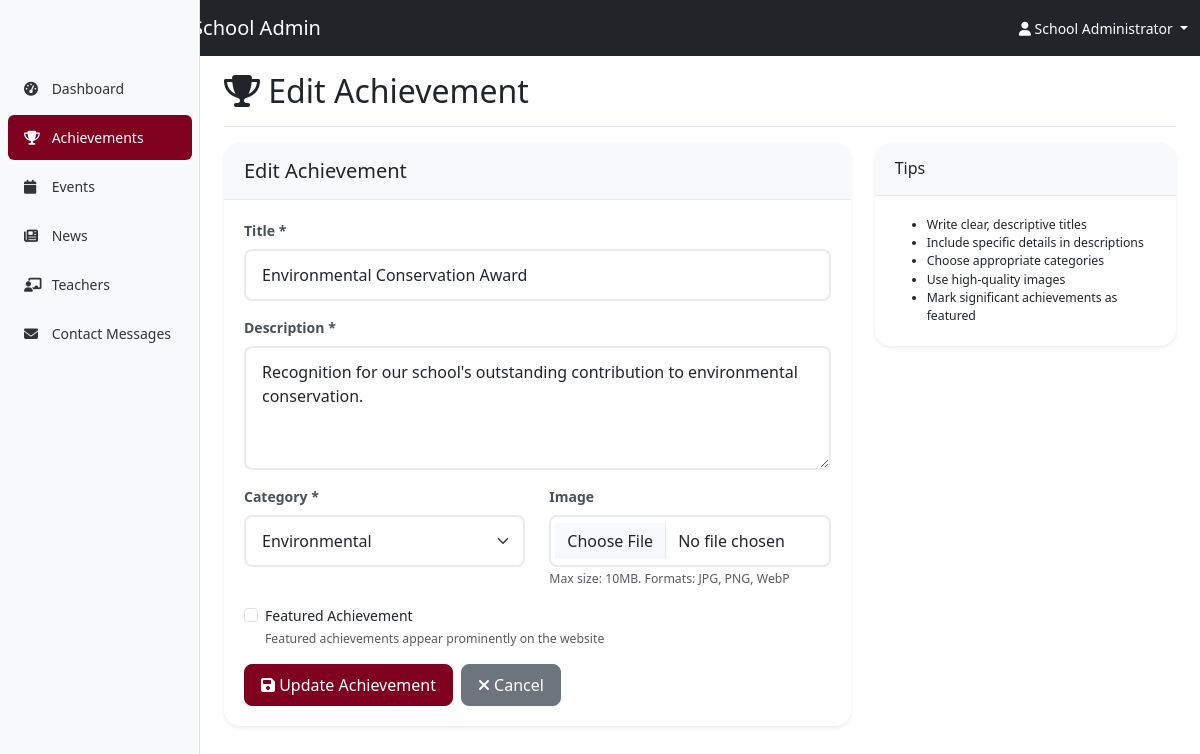
Screenshot of /admin/achievements.php?action=edit&id=3 (signed in) with the database file from the repository.
### tables this page shows
CREATE TABLE `achievements` (
  `id` int(11) NOT NULL AUTO_INCREMENT,
  `title` varchar(255) NOT NULL,
  `description` text NOT NULL,
  `image_url` varchar(500) DEFAULT NULL,
  `category` enum('Academic','Sports','Cultural','Environmental','Technology','Community Service','Arts','Science') DEFAULT 'Academic',
  `is_featured` tinyint(1) DEFAULT 0,
  `created_at` timestamp NOT NULL DEFAULT CURRENT_TIMESTAMP,
  `updated_at` timestamp NOT NULL DEFAULT CURRENT_TIMESTAMP ON UPDATE CURRENT_TIMESTAMP,
  PRIMARY KEY (`id`),
  KEY `idx_category` (`category`),
  KEY `idx_featured` (`is_featured`),
  KEY `idx_created_at` (`created_at`)
);

### admin/database.php (called while the page is built, shortened)
<?php
class Database {
    private $pdo;
    public function __construct() {
        try {
            $dsn = "mysql:host=" . DB_HOST . ";dbname=" . DB_NAME;
            $options = [
                PDO::ATTR_ERRMODE => PDO::ERRMODE_EXCEPTION,
                PDO::ATTR_DEFAULT_FETCH_MODE => PDO::FETCH_ASSOC,
                PDO::ATTR_EMULATE_PREPARES => false
            ];
            $this->pdo = new PDO($dsn, DB_USER, DB_PASS, $options);
        } catch (PDOException $e) {
            throw new Exception('Database connection failed: ' . $e->getMessage());
        }
    }
    public function getAchievementById($id) {
        $sql = "SELECT * FROM achievements WHERE id = ?";
        $stmt = $this->pdo->prepare($sql);
        $stmt->execute([$id]);
        return $stmt->fetch();
    }
}
?>

### admin/achievements.php (the view, shortened to what this page needs)
<?php
require_once 'database.php';
$db = new Database();
$action = $_GET['action'] ?? 'list';
$id = $_GET['id'] ?? null;
$achievement = null;
if ($action === 'edit' && $id) {
    $achievement = $db->getAchievementById($id);
}
$achievements = [];
?>
<!DOCTYPE html>
<html lang="en">
<head>
    <link href="https://cdn.jsdelivr.net/npm/bootstrap@5.3.2/dist/css/bootstrap.min.css" rel="stylesheet">
    <link rel="stylesheet" href="https://cdnjs.cloudflare.com/ajax/libs/font-awesome/6.4.0/css/all.min.css">
    <link rel="stylesheet" href="assets/admin.css">
</head>
<body>
    <?php include 'includes/header.php'; ?>
    <div class="container-fluid">
        <div class="row">
            <?php include 'includes/sidebar.php'; ?>
            <main class="col-md-9 ms-sm-auto col-lg-10 px-md-4">
                <div class="d-flex justify-content-between flex-wrap flex-md-nowrap align-items-center pt-3 pb-2 mb-3 border-bottom">
                    <h1 class="h2">
                        <i class="fas fa-trophy"></i>
                        <?= $action === 'add' ? 'Add Achievement' : ($action === 'edit' ? 'Edit Achievement' : 'Manage Achievements') ?>
                    </h1>
                </div>
                <?php if ($action === 'list'): ?>
                    <div class="card">
                        <div class="card-header">
                            <h5 class="mb-0">All Achievements (<?= count($achievements) ?>)</h5>
                        </div>
                        <div class="card-body">
                            <?php if (empty($achievements)): ?>
                                <div class="text-center py-4">
                                    <i class="fas fa-trophy fa-3x text-muted mb-3"></i>
                                    <p class="text-muted">No achievements found. <a href="?action=add">Add the first one!</a></p>
                                </div>
                            <?php else: ?>
                                <div class="table-responsive">
                                    <table class="table table-hover">
                                        <thead>
                                            <tr>
                                                <th>Image</th>
                                                <th>Title</th>
                                                <th>Category</th>
                                                <th>Featured</th>
                                                <th>Date</th>
                                                <th>Actions</th>
                                            </tr>
                                        </thead>
                                        <tbody>
                                            <?php foreach ($achievements as $item): ?>
                                                <tr>
                                                    <td>
                                                        <?php if ($item['image_url']): ?>
                                                            <img src="../<?= htmlspecialchars($item['image_url']) ?>"
                                                                 alt="Achievement" class="img-preview">
                                                        <?php else: ?>
                                                            <div class="bg-light rounded d-flex align-items-center justify-content-center"
                                                                 style="width: 60px; height: 60px;">
                                                                <i class="fas fa-image text-muted"></i>
                                                            </div>
                                                        <?php endif; ?>
                                                    </td>
                                                    <td>
                                                        <strong><?= htmlspecialchars($item['title']) ?></strong>
                                                        <br>
                                                        <small class="text-muted">
                                                            <?= htmlspecialchars(substr($item['description'], 0, 80)) ?>...
                                                        </small>
                                                    </td>
                                                    <td>
                                                        <span class="badge bg-secondary"><?= $item['category'] ?></span>
                                                    </td>
                                                    <td>
                                                        <?php if ($item['is_featured']): ?>
                                                            <i class="fas fa-star featured-indicator" title="Featured"></i>
                                                        <?php else: ?>
                                                            <i class="far fa-star text-muted" title="Not Featured"></i>
                                                        <?php endif; ?>
                                                    </td>
                                                    <td><?= formatDate($item['created_at']) ?></td>
                                                    <td>
                                                        <div class="btn-group btn-group-sm">
                                                            <a href="?action=edit&id=<?= $item['id'] ?>"
                                                               class="btn btn-outline-primary">
                                                                <i class="fas fa-edit"></i>
                                                            </a>
                                                            <a href="?action=delete&id=<?= $item['id'] ?>"
                                                               class="btn btn-outline-danger"
                                                               onclick="return confirm('Are you sure you want to delete this achievement?')">
                                                                <i class="fas fa-trash"></i>
                                                            </a>
                                                        </div>
                                                    </td>
                                                </tr>
                                            <?php endforeach; ?>
                                        </tbody>
                                    </table>
                                </div>
                            <?php endif; ?>
                        </div>
                    </div>
                <?php elseif ($action === 'add' || $action === 'edit'): ?>
                    <div class="row">
                        <div class="col-md-8">
                            <div class="card">
                                <div class="card-header">
                                    <h5 class="mb-0"><?= $action === 'add' ? 'Add New Achievement' : 'Edit Achievement' ?></h5>
                                </div>
                                <div class="card-body">
                                    <form method="POST" enctype="multipart/form-data">
                                        <div class="mb-3">
                                            <label for="title" class="form-label">Title *</label>
                                            <input type="text" class="form-control" id="title" name="title"
                                                   value="<?= htmlspecialchars($achievement['title'] ?? '') ?>" required>
                                        </div>
                                        <div class="mb-3">
                                            <label for="description" class="form-label">Description *</label>
                                            <textarea class="form-control" id="description" name="description"
                                                      rows="4" required><?= htmlspecialchars($achievement['description'] ?? '') ?></textarea>
                                        </div>
                                        <div class="row">
                                            <div class="col-md-6">
                                                <div class="mb-3">
                                                    <label for="category" class="form-label">Category *</label>
                                                    <select class="form-select" id="category" name="category" required>
                                                        <?php
                                                        $categories = ['Academic', 'Sports', 'Cultural', 'Environmental', 'Technology', 'Community Service', 'Arts', 'Science'];
                                                        foreach ($categories as $cat):
                                                        ?>
                                                            <option value="<?= $cat ?>"
                                                                    <?= ($achievement['category'] ?? '') === $cat ? 'selected' : '' ?>>
                                                                <?= $cat ?>
                                                            </option>
                                                        <?php endforeach; ?>
                                                    </select>
                                                </div>
                                            </div>
                                            <div class="col-md-6">
                                                <div class="mb-3">
                                                    <label for="image" class="form-label">Image</label>
                                                    <input type="file" class="form-control" id="image" name="image"
                                                           accept="image/*">
                                                    <small class="form-text text-muted">Max size: 10MB. Formats: JPG, PNG, WebP</small>
                                                </div>
                                            </div>
                                        </div>
                                        <div class="mb-3">
                                            <div class="form-check">
                                                <input class="form-check-input" type="checkbox" id="is_featured" name="is_featured"
                                                       <?= ($achievement['is_featured'] ?? false) ? 'checked' : '' ?>>
                                                <label class="form-check-label" for="is_featured">
                                                    Featured Achievement
                                                </label>
                                                <small class="form-text text-muted d-block">Featured achievements appear prominently on the website</small>
                                            </div>
                                        </div>
                                        <div class="d-flex gap-2">
                                            <button type="submit" class="btn btn-primary">
                                                <i class="fas fa-save"></i>
                                                <?= $action === 'add' ? 'Create Achievement' : 'Update Achievement' ?>
                                            </button>
                                            <a href="achievements.php" class="btn btn-secondary">
                                                <i class="fas fa-times"></i> Cancel
                                            </a>
                                        </div>
                                    </form>
                                </div>
                            </div>
                        </div>
                        <div class="col-md-4">
                            <div class="card">
                                <div class="card-header">
                                    <h6 class="mb-0">Tips</h6>
                                </div>
                                <div class="card-body">
                                    <ul class="small mb-0">
                                        <li>Write clear, descriptive titles</li>
                                        <li>Include specific details in descriptions</li>
                                        <li>Choose appropriate categories</li>
                                        <li>Use high-quality images</li>
                                        <li>Mark significant achievements as featured</li>
                                    </ul>
                                </div>
                            </div>
                        </div>
                    </div>
                <?php endif; ?>
            </main>
        </div>
    </div>
</body>
</html>

### admin/assets/admin.css (style rules this page uses)
body { font-size: 0.875rem; }
.form-control, .form-select { border-radius: 0.5rem; border: 2px solid #e9ecef; padding: 0.75rem 1rem; }
.form-label { font-weight: 600; margin-bottom: 0.5rem; color: #495057; }
.card { border: none; border-radius: 1rem; box-shadow: 0 0.125rem 0.25rem rgba(0, 0, 0, 0.075); margin-bottom: 1.5rem; }
.card-header { background-color: #f8f9fa; border-bottom: 1px solid #e9ecef; padding: 1rem 1.25rem; border-radius: 1rem 1rem 0 0 !important; }
.card-body { padding: 1.25rem; }
.btn { border-radius: 0.5rem; font-weight: 500; padding: 0.5rem 1rem; }
.btn-primary { background-color: #800020; border-color: #800020; }

### rows the page displays
achievements: title "Environmental Conservation Award", description "Recognition for our school's outstanding contribution to environmental conservation.", category "Environmental"

### other values shown
$_SESSION['admin_name'] "School Administrator"
